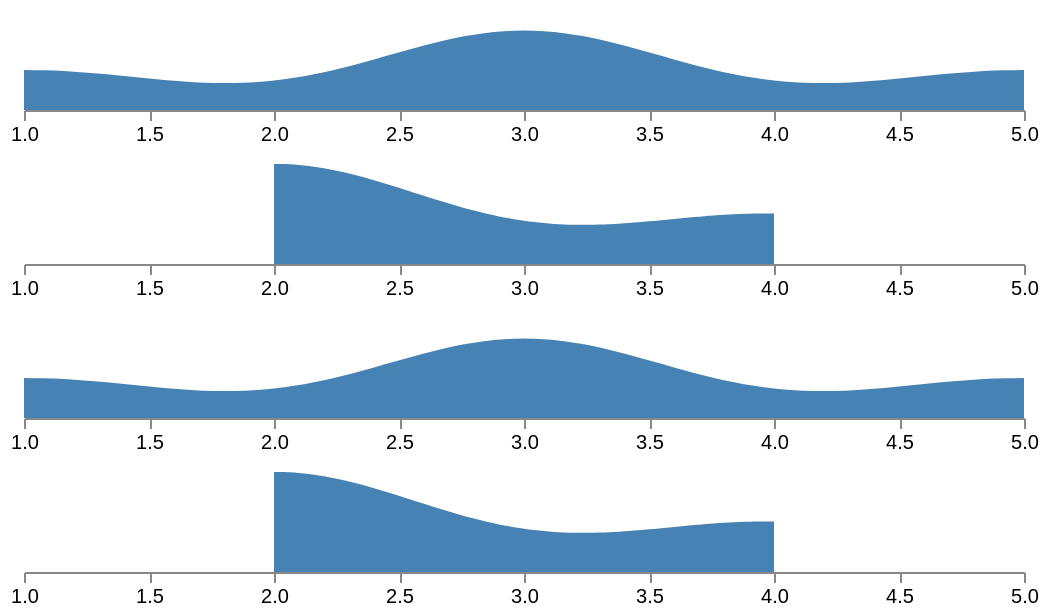

Vega-Lite specification stored for this chart:
### Vega specification from a JSON file in a GitHub repository (floating-point values rounded to 4 significant figures)
{"$schema": "https://vega.github.io/schema/vega/v5.json", "width": 500, "padding": 5, "signals": [{"name": "plotHeight", "value": 50}, {"name": "bandwidth", "value": 0, "bind": {"input": "range", "min": 0, "max": 1, "step": 0.01}}, {"name": "steps", "value": 100, "bind": {"input": "range", "min": 10, "max": 500, "step": 1}}], "data": [{"name": "points", "values": [{"k": "a", "v": 1}, {"k": "a", "v": 3}, {"k": "a", "v": 3}, {"k": "a", "v": 5}, {"k": "b", "v": 2}, {"k": "b", "v": 2}, {"k": "b", "v": 4}]}, {"name": "pdf", "source": "points", "transform": [{"type": "kde", "steps": {"signal": "steps"}, "method": "pdf", "groupby": ["k"], "field": "v", "bandwidth": {"signal": "bandwidth"}}]}, {"name": "cdf", "source": "points", "transform": [{"type": "kde", "steps": {"signal": "steps"}, "method": "cdf", "groupby": ["k"], "field": "v", "bandwidth": {"signal": "bandwidth"}}]}], "scales": [{"name": "xscale", "type": "linear", "range": "width", "domain": {"data": "points", "field": "v"}, "zero": false, "nice": true}, {"name": "ypdf", "type": "linear", "range": [{"signal": "plotHeight"}, 0], "domain": {"data": "pdf", "field": "density"}}, {"name": "ycdf", "type": "linear", "range": [{"signal": "plotHeight"}, 0], "domain": {"data": "cdf", "field": "density"}}], "layout": {"columns": 1, "padding": 10}, "marks": [{"type": "group", "from": {"facet": {"data": "pdf", "name": "facet", "groupby": "k"}}, "encode": {"enter": {"height": {"signal": "plotHeight"}}}, "axes": [{"orient": "bottom", "scale": "xscale", "zindex": 1}], "marks": [{"type": "area", "from": {"data": "facet"}, "encode": {"update": {"x": {"scale": "xscale", "field": "value"}, "y": {"scale": "ypdf", "field": "density"}, "y2": {"scale": "ypdf", "value": 0}, "fill": {"value": "steelblue"}}}}]}, {"type": "group", "from": {"facet": {"data": "cdf", "name": "facet", "groupby": "k"}}, "encode": {"enter": {"height": {"signal": "plotHeight"}}}, "axes": [{"orient": "bottom", "scale": "xscale", "zindex": 1}], "marks": [{"type": "area", "from": {"data": "facet"}, "encode": {"update": {"x": {"scale": "xscale", "field": "value"}, "y": {"scale": "ycdf", "field": "density"}, "y2": {"scale": "ycdf", "value": 0}, "fill": {"value": "steelblue"}}}}]}]}
